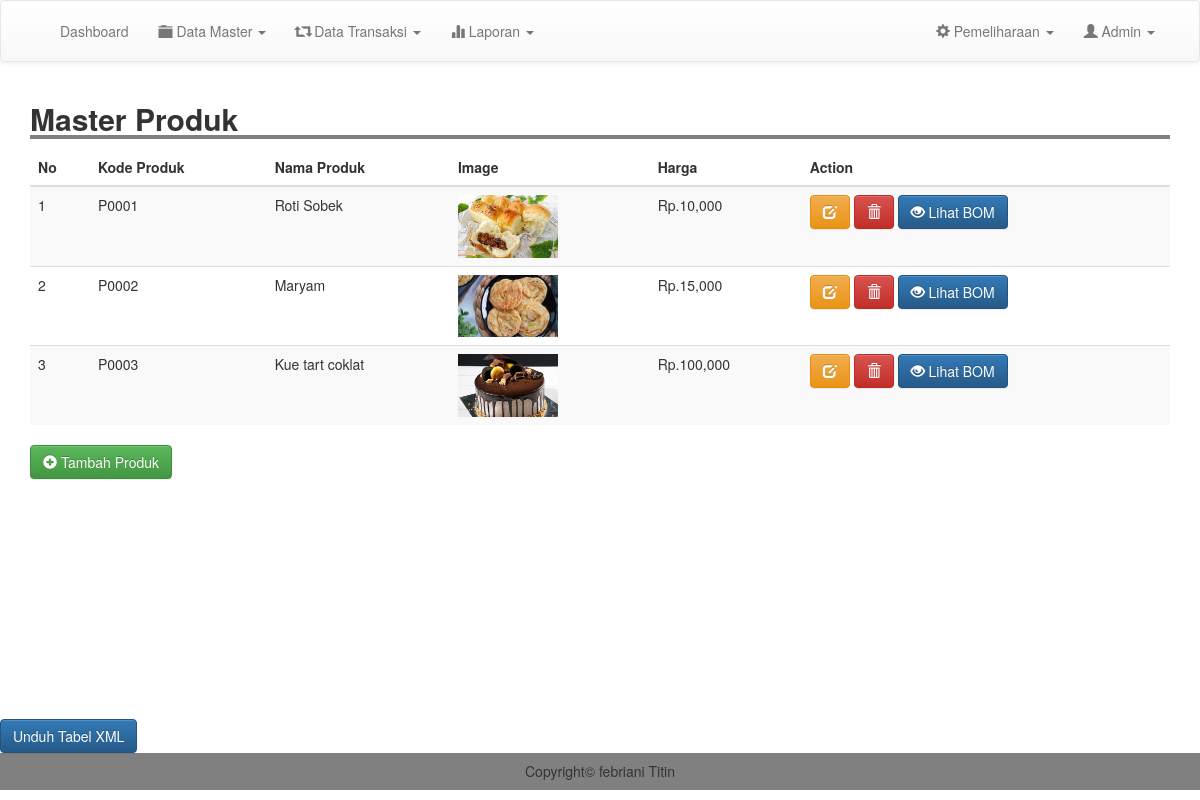
/admin/m_produk.php (signed in), run on the app's committed database.
### tables this page shows
CREATE TABLE `produk` (
  `kode_produk` varchar(100) NOT NULL,
  `nama` varchar(100) NOT NULL,
  `image` text NOT NULL,
  `deskripsi` text NOT NULL,
  `harga` int(11) NOT NULL
);

### admin/m_produk.php (the view, shortened to what this page needs)
<?php
include 'header.php';
$result = mysqli_query($conn, "SELECT * FROM produk");
echo '<div class="container">';
echo '<h2 style="width: 100%; border-bottom: 4px solid gray"><b>Master Produk</b></h2>';
echo '<table class="table table-striped">';
echo '<thead>';
echo '<tr>';
echo '<th scope="col">No</th>';
echo '<th scope="col">Kode Produk</th>';
echo '<th scope="col">Nama Produk</th>';
echo '<th scope="col">Image</th>';
echo '<th scope="col">Harga</th>';
echo '<th scope="col">Action</th>';
echo '</tr>';
echo '</thead>';
echo '<tbody>';
$no = 1;
mysqli_data_seek($result, 0);
while ($row = mysqli_fetch_assoc($result)) {
    echo '<tr>';
    echo '<td>' . $no . '</td>';
    echo '<td>' . $row['kode_produk'] . '</td>';
    echo '<td>' . $row['nama'] . '</td>';
    echo '<td><img src="../image/produk/' . $row['image'] . '" width="100"></td>';
    echo '<td>Rp.' . number_format($row['harga']) . '</td>';
    echo '<td><a href="edit_produk.php?kode=' . $row['kode_produk'] . '" class="btn btn-warning"><i class="glyphicon glyphicon-edit"></i> </a> <a href="proses/del_produk.php?kode=' . $row['kode_produk'] . '" class="btn btn-danger" onclick="return confirm(\'Yakin Ingin Menghapus Data ?\')"><i class="glyphicon glyphicon-trash"></i> </a> <a href="bom.php?kode=' . $row['kode_produk'] . '" type="submit" class="btn btn-primary"><i class="glyphicon glyphicon-eye-open"></i> Lihat BOM</a></td>';
    echo '</tr>';
    $no++;
}
echo '</tbody>';
echo '</table>';
echo '<a href="tm_produk.php" class="btn btn-success"><i class="glyphicon glyphicon-plus-sign"></i> Tambah Produk</a>';
echo '</div>';
echo '<br>';
echo '<br>';
echo '<br>';
echo '<br>';
echo '<br>';
echo '<br>';
echo '<br>';
echo '<br>';
echo '<br>';
echo '<br>';
echo '<br>';
echo '<br>';
echo '<a href="master_produk.xml" class="btn btn-primary" target="_blank">Unduh Tabel XML</a>';
include 'footer.php';
?>

### admin/header.php (shortened to what this page needs)
<!DOCTYPE html>
<html>
<head>
	<link rel="stylesheet" type="text/css" href="../css/bootstrap.min.css">
	<link rel="stylesheet" type="text/css" href="../css/style.css">
	<link rel="stylesheet" type="text/css" href="../css/bootstrap-theme.css">
</head>
<body>
	<nav class="navbar navbar-default" style="padding: 5px;">
		<div class="container">
			<div class="collapse navbar-collapse" id="bs-example-navbar-collapse-1">
				<ul class="nav navbar-nav navbar-left">
				<li><a href="halaman_utama.php">Dashboard</a></li>
					<li class="dropdown">
						<a href="#" class="dropdown-toggle" data-toggle="dropdown" role="button" aria-haspopup="true" aria-expanded="false"><i class="glyphicon glyphicon-folder-close"></i> Data Master <span class="caret"></span></a>
					</li>
					<li class="dropdown">
						<a href="#" class="dropdown-toggle" data-toggle="dropdown" role="button" aria-haspopup="true" aria-expanded="false"><i class="glyphicon glyphicon-retweet"></i> Data Transaksi <span class="caret"></span></a>
					</li>
					<li class="dropdown">
						<a href="#" class="dropdown-toggle" data-toggle="dropdown" role="button" aria-haspopup="true" aria-expanded="false"><i class="glyphicon glyphicon-stats"></i> Laporan <span class="caret"></span></a>
					</li>
				</ul>
				<ul class="nav navbar-nav navbar-right">
					<li class="dropdown">
						<a href="#" class="dropdown-toggle" data-toggle="dropdown" role="button" aria-haspopup="true" aria-expanded="false"><i class="glyphicon glyphicon-cog"></i> Pemeliharaan <span class="caret"></span></a>
					</li>
					<li class="dropdown">
						<a href="#" class="dropdown-toggle" data-toggle="dropdown" role="button" aria-haspopup="true" aria-expanded="false"><i class="glyphicon glyphicon-user"></i> Admin <span class="caret"></span></a>
					</li>
				</ul>
			</div>
		</div>
	</nav>

### admin/footer.php
<footer style="background-color: gray;padding: 1px;" class="print">
	<h5 class="text-center">Copyright&copy; febriani Titin</h5>
</footer>
</body>
</html>

### css/style.css (style rules this page uses)
body { margin:0; padding: 0; }

### data on the page
produk: kode_produk "P0001", nama "Roti Sobek", image (picture), harga "10,000"
produk: kode_produk "P0002", nama "Maryam", image (picture), harga "15,000"
produk: kode_produk "P0003", nama "Kue tart coklat", image (picture), harga "100,000"
